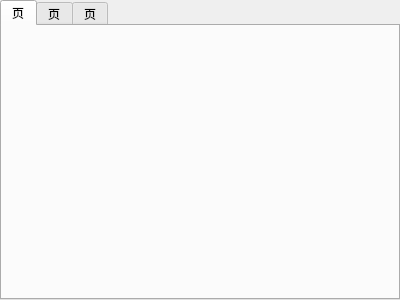
<?xml version="1.0" encoding="UTF-8"?>
<ui version="4.0">
 <class>student</class>
 <widget class="QTabWidget" name="student">
  <property name="geometry">
   <rect>
    <x>0</x>
    <y>0</y>
    <width>400</width>
    <height>300</height>
   </rect>
  </property>
  <property name="windowTitle">
   <string>TabWidget</string>
  </property>
  <widget class="QWidget" name="tab">
   <attribute name="title">
    <string>页</string>
   </attribute>
  </widget>
  <widget class="QWidget" name="tab_2">
   <attribute name="title">
    <string>页</string>
   </attribute>
  </widget>
  <widget class="QWidget" name="tab_3">
   <attribute name="title">
    <string>页</string>
   </attribute>
  </widget>
 </widget>
 <resources/>
 <connections/>
</ui>
